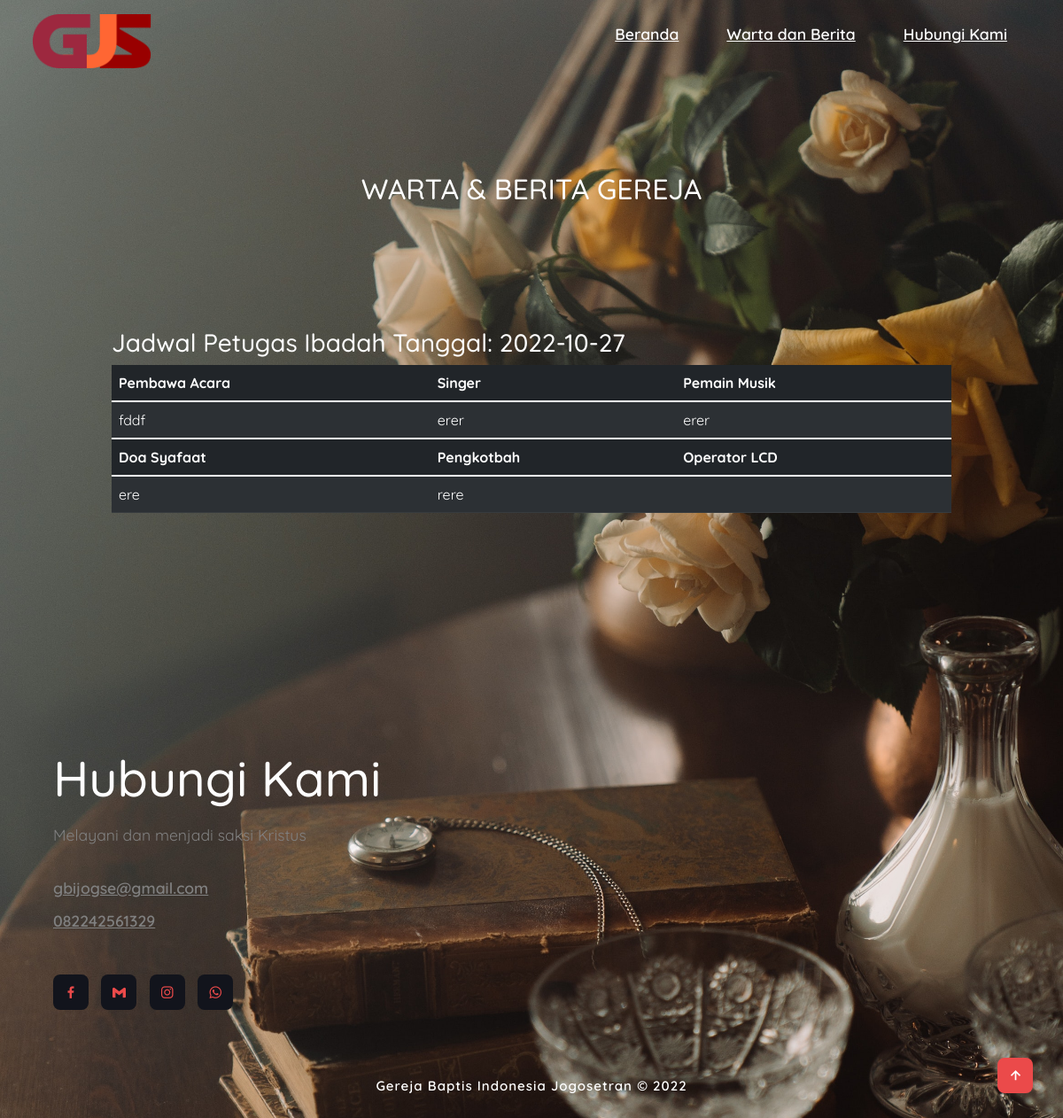
Page /index.php/Media/detailPetugas/3 on the committed database.
### tables this page shows
CREATE TABLE `tentang_gereja` (
  `id_tentang` int(11) NOT NULL,
  `nama_gereja` text DEFAULT NULL,
  `nama_lengkap_gereja` text DEFAULT NULL,
  `visi` text DEFAULT NULL,
  `misi` text DEFAULT NULL,
  `jadwal_ibadah` text DEFAULT NULL,
  `alamat` text DEFAULT NULL,
  `google_map` text DEFAULT NULL,
  `kontak` text DEFAULT NULL,
  `profil_pendeta` text DEFAULT NULL,
  `foto_pendeta` varchar(100) DEFAULT NULL,
  `sosmed_fb` text DEFAULT NULL,
  `sosmed_ig` text DEFAULT NULL,
  `logo_gereja` varchar(100) DEFAULT NULL,
  `wallpaper_homepage` varchar(100) DEFAULT NULL,
  `tema` text DEFAULT NULL,
  `sub_tema` text DEFAULT NULL
);

CREATE TABLE `petugas_ibadah` (
  `id_petugas_ibadah` int(11) NOT NULL,
  `tgl_petugas_ibadah` date DEFAULT NULL,
  `pembawa_acara` varchar(100) DEFAULT NULL,
  `singer` varchar(100) DEFAULT NULL,
  `pemain_musik` varchar(100) DEFAULT NULL,
  `doa_syafaat` varchar(100) DEFAULT NULL,
  `pengkhotbah` varchar(100) DEFAULT NULL,
  `operator_lcd` varchar(100) DEFAULT NULL
);

CREATE TABLE `user` (
  `id` varchar(32) NOT NULL,
  `name` varchar(32) NOT NULL,
  `email` varchar(64) NOT NULL,
  `username` varchar(64) NOT NULL,
  `password` varchar(255) NOT NULL,
  `avatar` varchar(32) DEFAULT NULL,
  `created_at` timestamp NULL DEFAULT current_timestamp(),
  `last_login` timestamp NULL DEFAULT NULL
);

### application/controllers/Media.php (called while the page is built, shortened)
<?php
class Media extends CI_Controller
{
    public function __construct()
    {
        $this->load->model("ModelWarta");
        $this->load->model("ModelPetugasIbadah");
        $this->load->model("ModelDokumentasi");
        $this->load->model("ModelFotoDokumentasi");
        $this->load->model("ModelDokumen");
        $this->load->model("ModelKhotbah");
    }
    public function detailPetugas($idPetugasIbadah)
    {
        $where = array('id_petugas_ibadah' => $idPetugasIbadah);
        $data['petugas_ibadah'] = $this->ModelPetugasIbadah->detailData($where)->result();
        $this->load->view('media/m_warta/v_m_petugas_detail', $data);
    }
}

### index.php (called while the page is built, shortened)
<?php
require_once BASEPATH.'core/CodeIgniter.php';

### application/models/ModelPetugasIbadah.php (called while the page is built, shortened)
<?php
class ModelPetugasIbadah extends CI_Model
{
    var $table = 'petugas_ibadah';
    public function detailData($where)
    {
        return $this->db->get_where($this->table, $where);
    }
}

### application/views/media/m_warta/v_m_petugas_detail.php (the view, shortened to what this page needs)
<?php
$ttg = array('id_tentang' => 1);
$tentang = $this->db->get_where("tentang_gereja", $ttg)->row();
$usr = array('id' => 1);
$user = $this->db->get_where("user", $usr)->row();
?>
<!DOCTYPE html>
<html>
    <head>
        <link rel="stylesheet" type="text/css" href="<?= base_url() ?>assets2/v_media_assets/css/style.css">
        <link rel="stylesheet" href="https://unpkg.com/boxicons@latest/css/boxicons.min.css">
        <link href="https://cdn.jsdelivr.net/npm/bootstrap@5.1.3/dist/css/bootstrap.min.css" rel="stylesheet"
>
    </head>
    <body>
        <header>
            <a href="<?= base_url() ?>" class="logo"><img src="<?= base_url() ?>upload/foto/TentangGereja/<?= $tentang->logo_gereja ?>"></a>
            <ul class="navigation-bar">
                <li><a href="#home">Beranda</a></li>
                <li><a href="#berita">Warta dan Berita</a></li>
                <li><a href="#contact">Hubungi Kami</a></li>
            </ul>
        </header>
        <section class="dokumentasi" id="berita">
            <div class="dokumentasi-text">
                <h2 class="judul-detail-media" style="color: white;">WARTA & BERITA GEREJA</h2>
                <?php foreach ($petugas_ibadah as $ptg) : ?>
                    <section id="project" class="parallax-section">
                        <div class="container">
                            <h3 style="color: white">
                                Jadwal Petugas Ibadah Tanggal: <?= $ptg->tgl_petugas_ibadah ?>
                            </h3>
                            <table class="table table-striped table-dark">
                                <thead class="font">
                                    <tr>
                                        <th scope="col">Pembawa Acara</th>
                                        <th scope="col">Singer</th>
                                        <th scope="col">Pemain Musik</th>
                                    </tr>
                                </thead>
                                <tbody>
                                    <tr>
                                        <td><?= $ptg->pembawa_acara ?></td>
                                        <td><?= $ptg->singer ?></td>
                                        <td><?= $ptg->pemain_musik ?></td>
                                    </tr>
                                </tbody>
                                <thead class="font">
                                    <tr>
                                        <th scope="col">Doa Syafaat</th>
                                        <th scope="col">Pengkotbah</th>
                                        <th scope="col">Operator LCD</th>
                                    </tr>
                                </thead>
                                <tbody>
                                    <tr>
                                        <td><?= $ptg->doa_syafaat ?></td>
                                        <td><?= $ptg->pengkhotbah ?></td>
                                        <td><?= $ptg->operator_lcd ?></td>
                                    </tr>
                                </tbody>
                            </table>
                        </div>
                    </section>
                <?php endforeach; ?>
            </div>
        </section>
        <section class="contact" id="contact">
            <div class="contact-text">
                <h2>Hubungi Kami</h2>
                <p>Melayani dan menjadi saksi Kristus</p>
                <div class="contact-list">
                    <li><a href="#"><?= $user->email ?></a></li>
                    <li><a href="https://wa.me/<?= $tentang->kontak ?>"><?= $tentang->kontak ?></a></li>
                </div>
                <div class="contact-icons">
                    <a href="<?= $tentang->sosmed_fb ?>" target="_blank"><i class='bx bxl-facebook' ></i></a>
                    <a href="#"><i class='bx bxl-gmail' ></i></a>
                    <a href="<?= $tentang->sosmed_ig ?>" target="_blank"><i class='bx bxl-instagram' ></i></a>
                    <a href="https://wa.me/<?= $tentang->kontak ?>"><i class='bx bxl-whatsapp' ></i></a>
                </div>
            </div>
        </section>
        <div class="last-text">
            <p><?= $tentang->nama_lengkap_gereja ?> © 2022</p>
        </div>
        <a href="#" class="top"><i class='bx bx-up-arrow-alt'></i></a>
    </body>
</html>

### assets2/v_media_assets/css/style.css (style rules this page uses)
* { padding: 0; margin: 0; box-sizing: border-box; font-family: 'Quicksand', sans-serif; list-style: none; text-decoration: none; scroll-behavior: smooth; }
:root { --bg-color: #020312; --text-color: #fff; --main-color: #eb4a4a; --second-color: gray; --other-color: #12141c; --h1-font: 5.2rem; --h2-font: 3.5rem; --p-font: 1.1rem; }
body { background: var(--bg-color); color: var(--text-color); }
header { position: fixed; right: 0; top: 0; width: 100%; z-index: 1000; display: flex; align-items: center; justify-content: space-between; background: transparent; padding: 22px 16%; border-bottom: 1px solid transparent; transition: all .40s ease; }
.logo img { width: 135px; height: auto; }
.navigation-bar { display: flex; }
.navigation-bar a { color: white; font-size: var(--p-font); font-weight: 600; padding: 10px 25px; margin: 0 2px; border-radius: 0.5rem; transition: all .40s ease; }
section { padding: 160px 10% 90px; }
.judul-detail-media { margin-top: 2em; text-align: center; }
.contact { display: grid; grid-template-columns: repeat(2, 1fr); align-items: center; gap: 3rem; }
.contact-text h2 { font-size: var(--h2-font); color: #ffffff; }
.contact-text p { color: var(--second-color); font-size: var(--p-font); line-height: 30px; margin-bottom: 2rem; }
.contact-list { margin-bottom: 3rem; }
.contact-list li { margin-bottom: 10px; display: block; }
.contact-list li a { display: block; color: var(--second-color); font-size: var(--p-font); font-weight: 600; transition: all .40s ease; }
.contact-icons i { height: 40px; width: 40px; background: #12141c; border-radius: 0.5rem; color: var(--main-color); display: inline-flex; align-items: center; justify-content: center; font-size: 18px; margin-right: 10px; transition: all .40s ease; }
.last-text p { text-align: center; padding: 15px; color: #ffffff; font-size: 15px; font-weight: 600; letter-spacing: 1px; }
.top { position: fixed; bottom: 2.1rem; right: 2.1rem; }
.top i { color: var(--text-color); background: var(--main-color); font-size: 20px; padding: 10px; border-radius: 0.5rem; }
@media (max-width: 1325px) { header { padding: 16px 3%; } }
@media (max-width: 1325px) { section { padding: 130px 5% 60px; } }

### rows in the picture
tentang_gereja: logo_gereja (picture), kontak "082242561329", nama_lengkap_gereja "Gereja Baptis Indonesia Jogosetran"
petugas_ibadah: tgl_petugas_ibadah "2022-10-27", pembawa_acara "fddf", singer "erer", pemain_musik "erer", doa_syafaat "ere", pengkhotbah "rere"
user: email "gbijogse@gmail.com"
